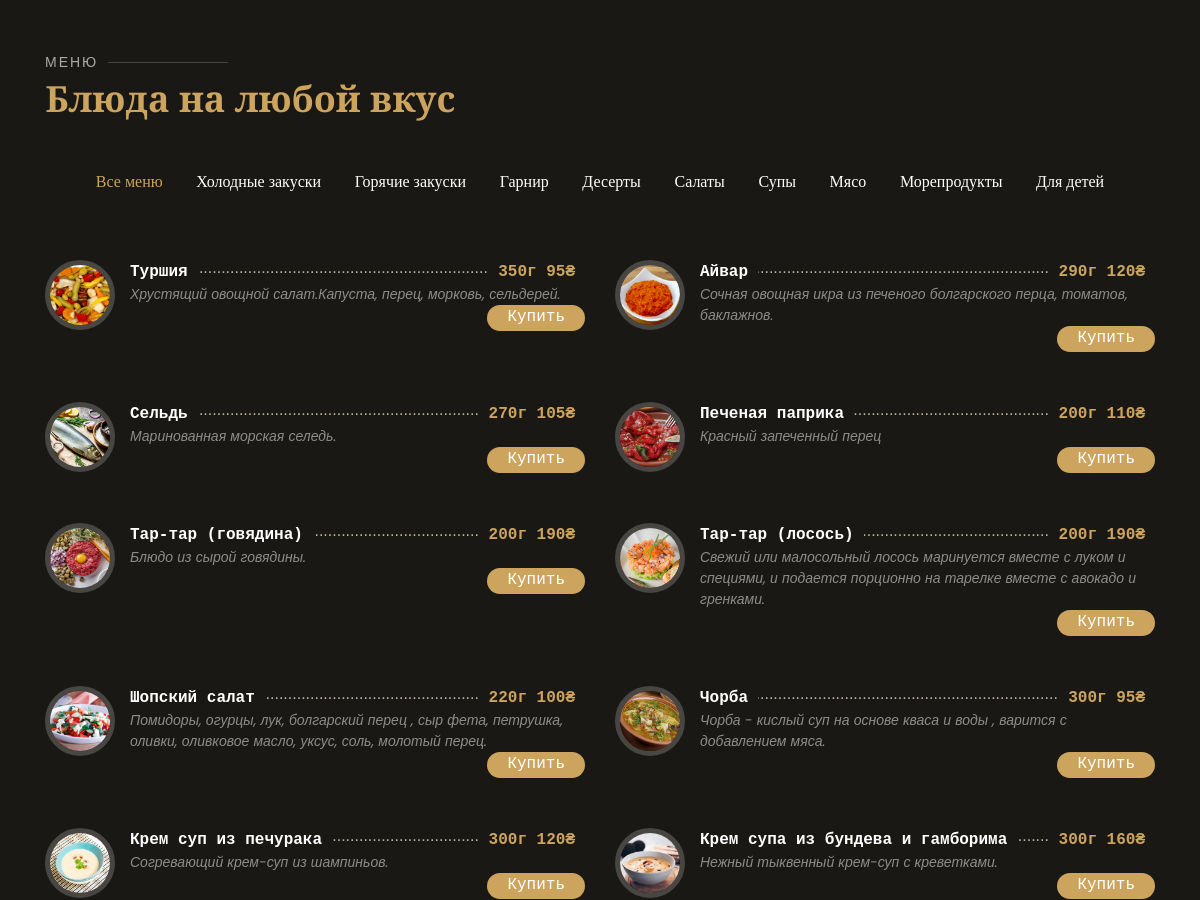
Before: / (middle part) with the older database file.
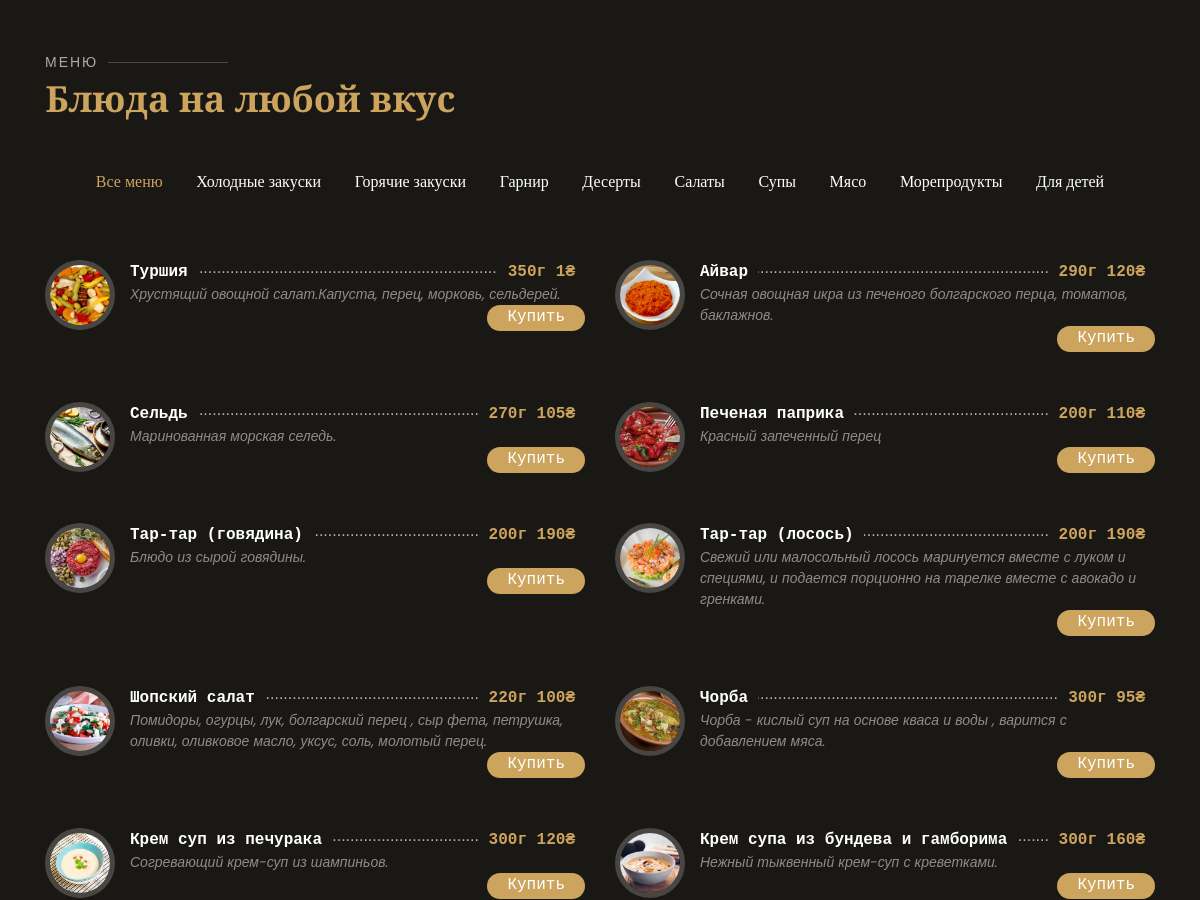
After: the same page with the newer database file.
### home/models.py (models this page shows, shortened)
class Category(models.Model):
    name = models.CharField(max_length=200)
    def filter(self):
        return '.filter-'+str(self.id)
    def filter_item(self):
        return 'filter-' + str(self.id)

class Product(models.Model):
    category = models.ForeignKey(Category,on_delete=models.CASCADE,null=True)
    name = models.CharField(max_length=200)
    price = models.IntegerField(null=True,default=0)
    image = models.ImageField(null=True, blank=True,upload_to='assets')
    description = models.TextField()
    weight = models.PositiveIntegerField(null=True,default=0)
    @property
    def imageURL(self):
        try:
            url = self.image.url
        except:
            url = ''
        return url

### home/views.py (the view, shortened to what this page needs)
# urls.py: path('', views.store, name="store"),
def store(request):
    products = Product.objects.all()
    categories= Category.objects.all()
    context = {'products' : products, "categories":categories
    }
    return render(request, 'home/index.html', context)

### home/templates/home/index.html (shortened to what this page needs)
{% extends 'home/base_temaplate.html' %}
{% load static %}
{% block content %}
  <main id="main">
 <section id="menu" class="menu section-bg">
  <div class="container" data-aos="fade-up">
    <div class="section-title">
      <h2>Меню</h2>
      <p>Блюда на любой вкус</p>
    </div>
    <div class="row" data-aos="fade-up" data-aos-delay="100">
      <div class="col-lg-12 d-flex justify-content-center">
        <ul id="menu-flters">
          <li data-filter="*" class="filter-active">Все меню</li>
            {% for category in categories %}
                <li data-filter="{{ category.filter }}">{{ category.name }}</li>
            {% endfor %}
        </ul>
      </div>
    </div>
    <div class="row menu-container" data-aos="fade-up" data-aos-delay="200">
        {% for product in products %}
      <div class="col-lg-6 menu-item {{ product.category.filter_item }}">
      <a href="{{ product.imageURL }}" class="venobox" data-gall="gallery-item">
        <img src="{{ product.imageURL }}" class="menu-img" alt="">
      </a>
        <div class="menu-content">
          <a href="#">{{ product.name }}</a><span>{{ product.weight }}г {{ product.price }}₴</span>
        </div>
        <div class="menu-ingredients">
          {{ product.description }}
        </div>
        <div class="text-right">
            <button data-product="{{ product.id }}" name="{{ product.id }}" data-action="add" class="buy-btn animated fadeInUp scrollto update-cart popup" onclick="myFunction(this.name)">Купить</button>
        </div>
      </div>
        {% endfor %}
    </div>
  </div>
</section>
  </main>
{% endblock %}

### home/templates/home/base_temaplate.html (shortened to what this page needs)
{% load static %}
<!DOCTYPE html>
<html lang="en">
<head>
  <link href="{% static 'vendor/bootstrap/css/bootstrap.min.css'%}" rel="stylesheet">
  <link href="{% static 'vendor/icofont/icofont.min.css'%}" rel="stylesheet">
  <link href="{% static 'vendor/boxicons/css/boxicons.min.css'%}" rel="stylesheet">
  <link href="{% static 'vendor/animate.css/animate.min.css'%}" rel="stylesheet">
  <link href="{% static 'vendor/owl.carousel/assets/owl.carousel.min.css'%}" rel="stylesheet">
  <link href="{% static 'vendor/venobox/venobox.css'%}" rel="stylesheet">
  <link href="{% static 'vendor/aos/aos.css'%}" rel="stylesheet">
  <link href="{% static 'css/style.css'%}" rel="stylesheet">
</head>
<body>
  {% block content %}
  {% endblock %}
</body>
</html>

### assets/css/style.css (style rules this page uses)
body { font-family: "Courier New", sans-serif; background: #0c0b09; color: #fff; }
a { color: #cda45e; }
h1, h2, h3, h4, h5, h6 { font-family: "Playfair Display", serif; }
.buy-btn { font-size: 16px; padding: 0 20px 2px 20px; background: #cda45e; color: #fff; transition: 0.3s; border-radius: 50px; border: 0px; }
section { padding: 60px 0; overflow: hidden; }
.section-bg { background-color: #1a1814; }
.section-title { padding-bottom: 40px; }
.section-title h2 { font-size: 14px; font-weight: 500; padding: 0; line-height: 1px; margin: 0 0 5px 0; letter-spacing: 2px; text-transform: uppercase; color: #aaaaaa; font-family: "Poppins", sans-serif; }
.section-title h2::after { content: ""; width: 120px; height: 1px; display: inline-block; background: rgba(255, 255, 255, 0.2); margin: 4px 10px; }
.section-title p { margin: 0; margin: 0; font-size: 36px; font-weight: 700; font-family: "Playfair Display", serif; color: #cda45e; }
.menu #menu-flters { padding: 0; margin: 0 auto 0 auto; list-style: none; text-align: center; border-radius: 50px; }
.menu #menu-flters li { cursor: pointer; display: inline-block; padding: 8px 12px 10px 12px; font-size: 16px; font-weight: 500; line-height: 1; color: #fff; margin-bottom: 10px; transition: all ease-in-out 0.3s; border-radius: 50px; font-family: "Playfair Display", serif; }
.menu #menu-flters li:hover, .menu #menu-flters li.filter-active { color: #cda45e; }
.menu #menu-flters li:last-child { margin-right: 0; }
.menu .menu-item { margin-top: 50px; }
.menu-img { width: 70px; border-radius: 50%; float: left; border: 5px solid rgba(255, 255, 255, 0.2); }
.menu .menu-content { margin-left: 85px; overflow: hidden; display: flex; justify-content: space-between; position: relative; }
.menu .menu-content::after { content: "......................................................................" "...................................................................." "...................................................................."; position: absolute; left: 20px; right: 0; top: -4px; z-index: 1; color: #bab3a6; font-family: Arial, "Helvetica Neue", Helvetica, sans-serif; }
.menu .menu-content a { padding-right: 10px; background: #1a1814; position: relative; z-index: 3; font-weight: 700; color: white; transition: 0.3s; }
.menu .menu-content span { background: #1a1814; position: relative; z-index: 3; padding: 0 10px; font-weight: 600; color: #cda45e; }
.menu .menu-ingredients { margin-left: 85px; font-style: italic; font-size: 14px; font-family: "Poppins", sans-serif; color: rgba(255, 255, 255, 0.5); }
.popup { position: relative; display: inline-block; cursor: pointer; }

Changed rows visible on the page:
changed Product "Туршия": price "95" → "1"
